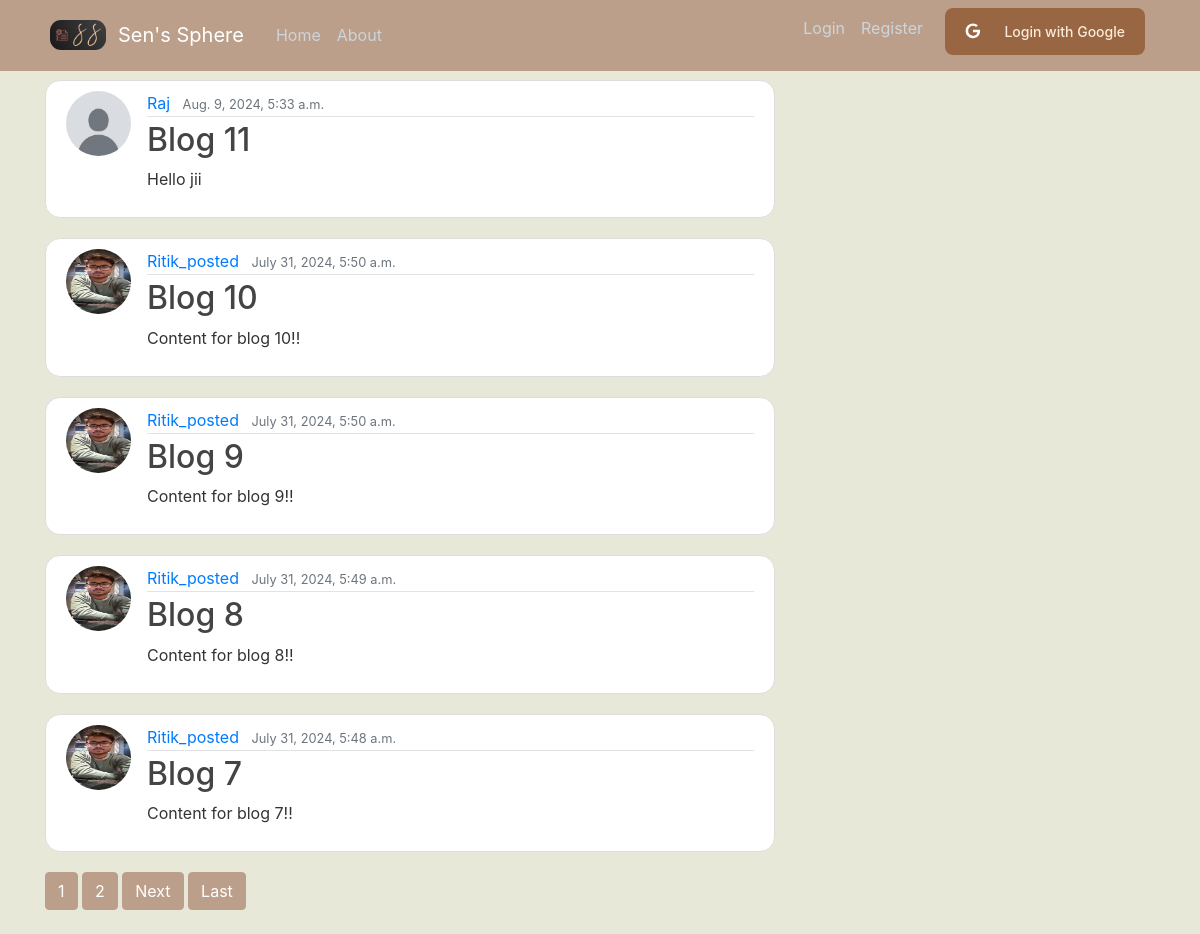
Before: / with the older database file.
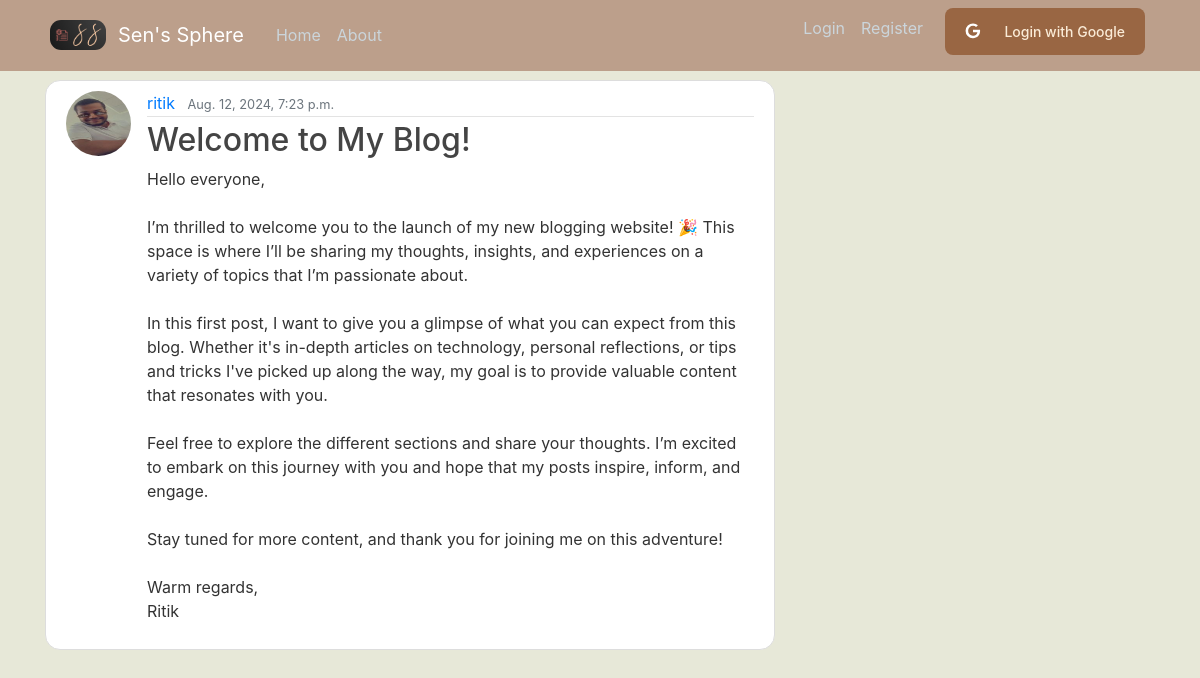
After: the same page with the newer database file.
### blog/models.py (models this page shows, shortened)
class Post(models.Model):
    title = models.CharField(max_length=100)
    content = models.TextField()
    date_posted = models.DateTimeField(default=timezone.now)
    author = models.ForeignKey(User, on_delete=models.CASCADE)

### users/models.py (models this page shows, shortened)
class Profile(models.Model):
    user = models.OneToOneField(User, on_delete=models.CASCADE)
    image = models.ImageField(default='default.jpg', upload_to='profile_pics')

### blog/views.py (the view)
# urls.py: path('', PostListView.as_view(), name='blog-home'),
class PostListView(ListView):
    model = Post
    template_name = 'blog/home.html'
    context_object_name = 'posts'
    ordering = ['-date_posted']
    paginate_by = 5

### blog/templates/blog/home.html (shortened to what this page needs)
{% extends "blog/base.html"%}
{% block content%}
    {% for post in posts %}
    <article class="media content-section" style="border-radius:15px;">
      {% load static %}
      <img class="rounded-circle article-img"
      src="{% if post.author.profile and post.author.profile.image %}{{ post.author.profile.image.url }}{% else %}{% static 'images/default.jpg' %}{% endif %}"
      alt="Img">
        <div class="media-body">
          <div class="article-metadata">
            <a class="mr-2" href="{% url 'user-posts' post.author.username %}">{{ post.author }}</a>
            <small class="text-muted">{{ post.date_posted }}</small>
          </div>
          <h2><a class="article-title" href=" {% url 'post-detail' post.id %} ">{{ post.title }}</a></h2>
          <p class="article-content">{{ post.content }}</p>
        </div>
      </article>
    {% endfor %}
  {% if is_paginated %}
    {% for num in page_obj.paginator.page_range %}
      {% if page_obj.number == num %}
        <a class=" btn btn-info mb-4 " href="?page={{ num }}"style="background-color: #BC9F8B; border-color: #BC9F8B;color:white; " onmouseover="this.style.color='black';this.style.backgroundColor='#914F1E';"
        onmouseout="this.style.color='white';this.style.backgroundColor='#BC9F8B';">{{ num }}</a>
      {% elif num > page_obj.number|add:'-3' and num < page_obj.number|add:'3' %}
        <a class=" btn btn-outline-info mb-4 " href="?page={{ num }}"style="background-color: #BC9F8B; border-color: #BC9F8B;color:white; " onmouseover="this.style.color='black';this.style.backgroundColor='#914F1E';"
        onmouseout="this.style.color='white';this.style.backgroundColor='#BC9F8B';">{{ num }}</a>
      {% endif %}
    {% endfor %}
    {% if page_obj.has_next %}
    <a class=" btn btn-outline-info mb-4 " href="?page={{ page_obj.next_page_number }} " style="background-color: #BC9F8B; border-color: #BC9F8B; color:white;" onmouseover="this.style.color='black';this.style.backgroundColor='#914F1E';"
    onmouseout="this.style.color='white';this.style.backgroundColor='#BC9F8B';">Next</a>
    <a class=" btn btn-outline-info mb-4 " href="?page={{ page_obj.next_page_number}}" style="background-color: #BC9F8B; border-color: #BC9F8B;color:white; " onmouseover="this.style.color='black';this.style.backgroundColor='#914F1E';"
    onmouseout="this.style.color='white';this.style.backgroundColor='#BC9F8B';">Last</a>
    {% endif %}
  {% endif %}
{% endblock content%}

### blog/templates/blog/base.html (shortened to what this page needs)
{% load static %} {% load socialaccount %}
<!DOCTYPE html>
<html lang="en">
  <head>
    <link
      rel="stylesheet"
      href="https://cdn.jsdelivr.net/npm/bootstrap@4.0.0/dist/css/bootstrap.min.css"
    />
    <link
      rel="stylesheet"
      type="text/css"
      href="{% static 'blog/main.css' %}"
    />
    <link
      rel="stylesheet"
      type="text/css"
      href="{% static 'blog/main2.css' %}"
    />
  </head>
  <body style="background: #e7e8d8">
    <header class="site-header">
      <nav
        class="navbar navbar-expand-md navbar-dark bg-steel fixed-top"
        style="background-color: #bc9f8b; padding-right: 20px"
      >
        <div class="container">
          {% if user.is_authenticated %}
          <img
            class="rounded-circle article-img"
            src="{% if user.profile and user.profile.image %}{{ user.profile.image.url }}{% else %}{% static 'images/default.jpg' %}{% endif %}"
            alt="Profile Image"
            style="width: 45px; height: 45px"
          />
          <a class="navbar-brand mr-4" href="{% url 'profile' %}"
            >{{ user.username }}</a
          >
          {% else %}
          <img
            class="ss_logo"
            src="{% static 'images/logo.png' %}"
            alt="Logo"
          />
          <a class="navbar-brand mr-4" href="{% url 'blog-home' %}"
            >Sen's Sphere</a
          >
          {% endif %}
          <div class="collapse navbar-collapse" id="navbarToggle">
            <div class="navbar-nav mr-auto">
              <a class="nav-item nav-link" href="{% url 'blog-home' %}">Home</a>
              <a class="nav-item nav-link" href="{% url 'blog-about' %}"
                >About</a
              >
            </div>
            <div class="navbar-nav">
              {% if user.is_authenticated %}
              <a class="nav-item nav-link" href="{% url 'post-create'%}"
                >New Post</a
              >
              <a class="nav-item nav-link" href="{% url 'profile'%}">Profile</a>
              <a class="nav-item nav-link" href="{% url 'logout'%}">Logout</a>
              {% else %}
              <a class="nav-item nav-link" href="{% url 'login'%}">Login</a>
              <a class="nav-item nav-link" href="{% url 'register'%}"
                >Register</a
              >
              <button type="button" class="google-button">
                <a
                  style="text-decoration: none; padding-left: 15px"
                  href="{% provider_login_url 'google' %}"
                  class="anchor_login"
                  >Login with Google</a
                >
              </button>
              {% endif %}
            </div>
          </div>
        </div>
      </nav>
    </header>
    <main role="main" class="container">
      <div class="row">
        <div class="col-md-8">
           {% block content %}{% endblock %}
        </div>
      </div>
    </main>
  </body>
</html>

### blog/static/blog/main.css (style rules this page uses)
body { background: #fafafa; color: #333333; margin-top: 5rem; }
h1, h2, h3, h4, h5, h6 { color: #444444; }
.bg-steel { background-color: #5f788a; }
.site-header .navbar-nav .nav-link { color: #cbd5db; }
.content-section { background: #ffffff; padding: 10px 20px; border: 1px solid #dddddd; border-radius: 3px; margin-bottom: 20px; }
.article-title { color: #444444; }
.article-content { white-space: pre-line; }
.article-img { height: 65px; width: 65px; margin-right: 16px; }
.article-metadata { padding-bottom: 1px; margin-bottom: 4px; border-bottom: 1px solid #e3e3e3 }
.google-button { color: white; background-color: #4285F4; font-weight: 500; border-radius: 0.5rem; font-size: 0.875rem; padding: 0.625rem 1.25rem; text-align: center; display: inline-flex; align-items: center; margin-bottom: 0.5rem; margin-inline-end: 0.5rem; border: none; cursor: pointer; transition: background-color 0.2s ease; }
.google-icon { width: 1rem; height: 1rem; margin-inline-end: 0.5rem; }

### blog/static/blog/main2.css (style rules this page uses)
.google-button { color: white; background-color: #996643; font-weight: 500; border-radius: 0.5rem; font-size: 0.875rem; padding: 0.8rem 1.25rem; margin-left: 0.9rem; text-align: center; display: inline-flex; align-items: center; margin-inline-end: 0.5rem; border: none; cursor: pointer; transition: background-color 0.2s ease; }
.google-icon { width: 1rem; height: 1rem; margin-inline-end: 0.5rem; }
.anchor_login { color:antiquewhite; }
.ss_logo { width: 70px; height: auto; display: block; padding: 7px; margin-right: 5px; border-radius: 18px; }

### blog/templates/blog/base.html (style rules this page uses)
body { background: #fafafa; color: #333333; margin-top: 5rem; }
h1, h2, h3, h4, h5, h6 { color: #444444; }
.bg-steel { background-color: #5f788a; }
.site-header .navbar-nav .nav-link { color: #cbd5db; }
.content-section { background: #ffffff; padding: 10px 20px; border: 1px solid #dddddd; border-radius: 3px; margin-bottom: 20px; }
.article-title { color: #444444; }
.article-content { white-space: pre-line; }
.article-img { height: 65px; width: 65px; margin-right: 16px; }
.article-metadata { padding-bottom: 1px; margin-bottom: 4px; border-bottom: 1px solid #e3e3e3 }
.google-button { color: white; background-color: #4285F4; font-weight: 500; border-radius: 0.5rem; font-size: 0.875rem; padding: 0.625rem 1.25rem; text-align: center; display: inline-flex; align-items: center; margin-bottom: 0.5rem; margin-inline-end: 0.5rem; border: none; cursor: pointer; transition: background-color 0.2s ease; }
.google-icon { width: 1rem; height: 1rem; margin-inline-end: 0.5rem; }
.google-button { color: white; background-color: #996643; font-weight: 500; border-radius: 0.5rem; font-size: 0.875rem; padding: 0.8rem 1.25rem; margin-left: 0.9rem; text-align: center; display: inline-flex; align-items: center; margin-inline-end: 0.5rem; border: none; cursor: pointer; transition: background-color 0.2s ease; }
.anchor_login { color:antiquewhite; }
.ss_logo { width: 70px; height: auto; display: block; padding: 7px; margin-right: 5px; border-radius: 18px; }

Changed rows visible on the page:
removed Post: author.image (placeholder picture), author "Raj", date_posted "Aug. 9, 2024, 5:33 a.m.", title "Blog 11", content "Hello jii"
removed Post: author.image (picture), author "Ritik_posted", date_posted "July 31, 2024, 5:50 a.m.", title "Blog 10", content "Content for blog 10!!"
removed Post: author.image (picture), author "Ritik_posted", date_posted "July 31, 2024, 5:50 a.m.", title "Blog 9", content "Content for blog 9!!"
removed Post: author.image (picture), author "Ritik_posted", date_posted "July 31, 2024, 5:49 a.m.", title "Blog 8", content "Content for blog 8!!"
removed Post: author.image (picture), author "Ritik_posted", date_posted "July 31, 2024, 5:48 a.m.", title "Blog 7", content "Content for blog 7!!"
added Post: author.image (picture), author "ritik", date_posted "Aug. 12, 2024, 7:23 p.m.", title "Welcome to My Blog!", content "Hello everyone, I’m thrilled to welcome you to the launch of my new blogging website! 🎉 This space is where I’ll be sharing my thoughts, insights, and experiences on a variety of topics that I’m passionate about. In this first post, I want to give you a glimpse of what you can expect from this blog. Whether it's in-depth articles on technology, personal reflections, or tips and tricks I've picked up along the way, my goal is to provide valuable content that resonates with you. Feel free to explore the different sections and share your thoughts. I’m excited to embark on this journey with you and hope that my posts inspire, inform, and engage. Stay tuned for more content, and thank you for…"
Other visible differences:
list line gone: "1"
list line gone: "2"
text no longer shown: "Next Last"
